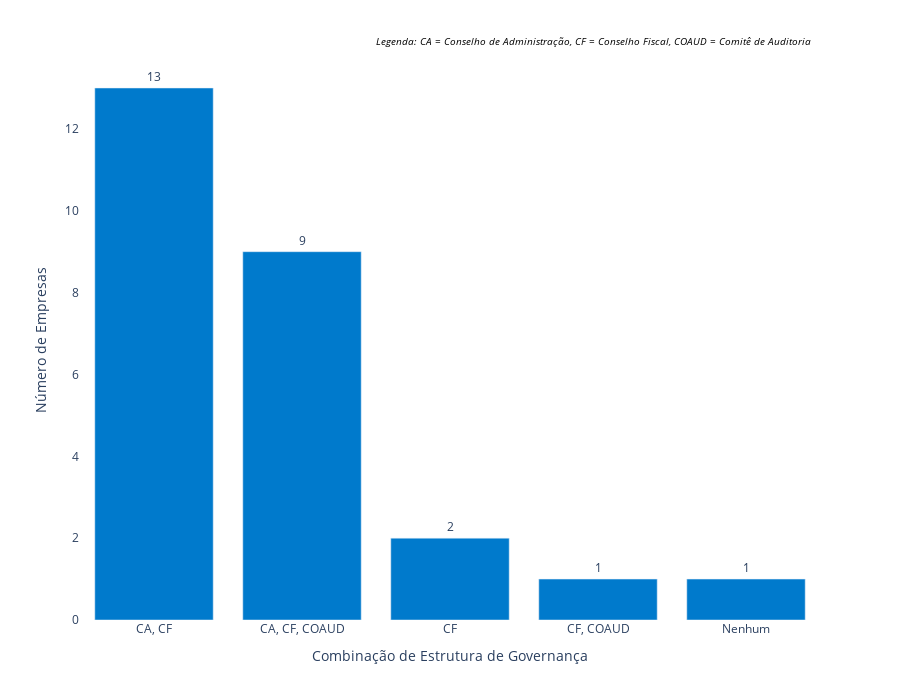

This figure's notebook cell:
### Markdown cell above
O gráfico a seguir ilustra as combinações de estruturas de governança presentes nas empresas estatais do Distrito Federal em 2023. Dentre as combinações avaliadas, a presença conjunta de Conselho de Administração (CA) e Conselho Fiscal (CF) foi a mais comum, adotada por 13 empresas, representando uma maioria significativa. Esse resultado demonstra o compromisso da maioria das estatais em estruturar sua governança com as bases mínimas necessárias para supervisão estratégica e fiscalização financeira, promovendo maior accountability e alinhamento às boas práticas de governança corporativa.

A combinação mais robusta e instrumentos de governança, que inclui Conselho de Administração, Conselho Fiscal e Comitê de Auditoria (CA, CF, COAUD), foi adotada por 9 empresas. Essa configuração é considerada ideal, pois abrange os três pilares fundamentais da governança corporativa, permitindo maior controle interno, supervisão estratégica e mitigação de riscos financeiros. A implementação dessa estrutura demonstra maturidade em governança por parte dessas estatais, pois o Comitê de Auditoria desempenha um papel essencial ao revisar processos financeiros e monitorar a gestão de riscos, fortalecendo a confiança de stakeholders.

Outras configurações, como empresas que possuem apenas o Conselho Fiscal (CF) ou uma combinação de Conselho Fiscal e Comitê de Auditoria (CF, COAUD), foram menos recorrentes, representando 2 e 1 empresa, respectivamente. Notavelmente, apenas uma empresa não possui qualquer estrutura de governança registrada, o que é uma exceção preocupante, dado o potencial impacto dessa lacuna na supervisão e controle. Esse cenário sugere que, embora a maioria das empresas estatais tenha avançado na consolidação de suas estruturas de governança, ainda há espaço para melhorias, especialmente na ampliação da presença do Comitê de Auditoria, que agrega valor à gestão e à transparência.

O gráfico reflete a diversidade nas práticas de governança adotadas pelas estatais do DF, destacando avanços importantes na adoção de estruturas combinadas. Contudo, há oportunidades de aprimoramento, principalmente no fortalecimento das configurações mais completas, garantindo que todas as empresas tenham governança compatível com seu impacto estratégico e financeiro. A ampliação dessas práticas consolidará a credibilidade e a eficiência do setor público distrital.

### Code cell
# Filtrar os dados para o Estado DF e ano de 2023
df_filtrado = df[(df["Estado"] == "DF") & (df["Ano"] == 2023)].copy()


# Definir uma função para categorizar as combinações de governança usando abreviações
def categorizar_combinacoes(row):
    ca = row["gov_ca"].upper() == "SIM"
    cf = row["gov_cf"].upper() == "SIM"
    aud = row["gov_aud"].upper() == "SIM"

    if ca and cf and aud:
        return "CA, CF, COAUD"
    elif ca and cf:
        return "CA, CF"
    elif ca and aud:
        return "CA, COAUD"
    elif cf and aud:
        return "CF, COAUD"
    elif ca:
        return "CA"
    elif cf:
        return "CF"
    elif aud:
        return "COAUD"
    else:
        return "Nenhum"


# Aplicar função de categorização
df_filtrado.loc[:, "Combinação"] = df_filtrado.apply(categorizar_combinacoes, axis=1)

# Contar números de empresas e agrupar por combinação, além de concatenar nomes das empresas
dados_contagem = (
    df_filtrado.groupby("Combinação")
    .agg({"emp": lambda x: "<br>".join(x), "Combinação": "size"})
    .rename(columns={"Combinação": "Número de Empresas", "emp": "Lista de Empresas"})
    .reset_index()
)

# Calcular a porcentagem de empresas para cada tipo de estrutura
dados_contagem["Porcentagem (%)"] = (
    dados_contagem["Número de Empresas"] / len(df_filtrado)
) * 100

# Criar gráfico interativo com plotly
fig = px.bar(
    dados_contagem,
    x="Combinação",
    y="Número de Empresas",
    text="Número de Empresas",
    labels={
        "Combinação": "Combinação de Estrutura de Governança",
        "Número de Empresas": "Número de Empresas",
    },
    hover_data={"Lista de Empresas": True, "Porcentagem (%)": True},
    title="",
)

# Atualizar template de hover para incluir empresas
fig.update_traces(
    hovertemplate=(
        "<b>Combinação:</b> %{x}<br>"
        "<b>Número de Empresas:</b> %{y}<br>"
        "<b>Empresas:</b> <br>%{customdata[0]}<br>"
        "<b>Porcentagem:</b> %{customdata[1]:.1f}%<extra></extra>"
    ),
    marker_color="#007acc",
    textposition="outside",
)

# Legenda explicativa pode ser adicionada abaixo
fig.add_annotation(
    x=0.99,
    y=1.05,
    xref="paper",
    yref="paper",
    text="Legenda: CA = Conselho de Administração, CF = Conselho Fiscal, COAUD = Comitê de Auditoria",
    font=dict(size=10, color="black", style="italic"),
    showarrow=False,
)

fig.update_layout(
    height=700,  # Aumenta a altura do gráfico
    xaxis_title="Combinação de Estrutura de Governança",
    yaxis_title="Número de Empresas",
    showlegend=False,
    plot_bgcolor="white",  # Define o fundo do gráfico como branco
    paper_bgcolor="white",  # Define o fundo do papel como branco
)

# Mostrar o gráfico
fig.show()

### Figure 1 — Plotly figure (JSON) as saved in the notebook; plotly's stock layout.template omitted (floating-point values rounded to 4 significant figures)
{"data": [{"alignmentgroup": "True", "customdata": [["BIOTIC - Parque Tecnológico de Brasília<br>BRB Cartão <br>BRB Serviços<br>CEASA - Centrais de Abastecimento do Distrito Federal<br>CEBGAS - Companhia Brasiliense de Gás<br>CODEPLAN - Companhia de Planejamento do Distrito Federal<br>CODHAB - Companhia de Desenvolvimento Habitacional do Distrito Federal<br>Instituto BRB de Desenvolvimento Humano e Responsabilidade Socioambiental<br>METRÔ/DF - Companhia do Metropolitano do Distrito Federal<br>NOVACAP - Companhia Urbanizadora da Nova Capital do Brasil<br>PROFLORA - Florestamento e Reflorestamento<br>SAB - Sociedade de Abastecimento de Brasília<br>TCB - Sociedade de Transportes Coletivos de Brasília", 50], ["BRB - Banco Regional de Brasília<br>BRB Administradora e Corretora de Seguros<br>BRB Crédito Financiamento e Investimento<br>BRB DTVM - Distribuidora de Títulos e Valores Mobiliários<br>CAESB - Companhia de Saneamento Ambiental do Distrito Federal<br>CEB - Companhia Energética de Brasília<br>CEB Lajeado<br>EMATER - Empresa de Assistência Técnica e Extensão Rural do Distrito Federal<br>TERRACAP - Companhia Imobiliária de Brasília", 34.62], ["CEB Iluminação Pública e Serviços<br>CEB Participações", 7.692], ["CEB Geração", 3.846], ["DF Gestão de Ativos", 3.846]], "hovertemplate": "<b>Combinação:</b> %{x}<br><b>Número de Empresas:</b> %{y}<br><b>Empresas:</b> <br>%{customdata[0]}<br><b>Porcentagem:</b> %{customdata[1]:.1f}%<extra></extra>", "legendgroup": "", "marker": {"color": "#007acc", "pattern": {"shape": ""}}, "name": "", "offsetgroup": "", "orientation": "v", "showlegend": false, "text": [13, 9, 2, 1, 1], "textposition": "outside", "type": "bar", "x": ["CA, CF", "CA, CF, COAUD", "CF", "CF, COAUD", "Nenhum"], "xaxis": "x", "y": [13, 9, 2, 1, 1], "yaxis": "y"}], "layout": {"annotations": [{"font": {"color": "black", "size": 10, "style": "italic"}, "showarrow": false, "text": "Legenda: CA = Conselho de Administração, CF = Conselho Fiscal, COAUD = Comitê de Auditoria", "x": 0.99, "xref": "paper", "y": 1.05, "yref": "paper"}], "barmode": "relative", "height": 700, "legend": {"tracegroupgap": 0}, "margin": {"t": 60}, "paper_bgcolor": "white", "plot_bgcolor": "white", "showlegend": false, "xaxis": {"anchor": "y", "domain": [0, 1], "title": {"text": "Combinação de Estrutura de Governança"}}, "yaxis": {"anchor": "x", "domain": [0, 1], "title": {"text": "Número de Empresas"}}}}
